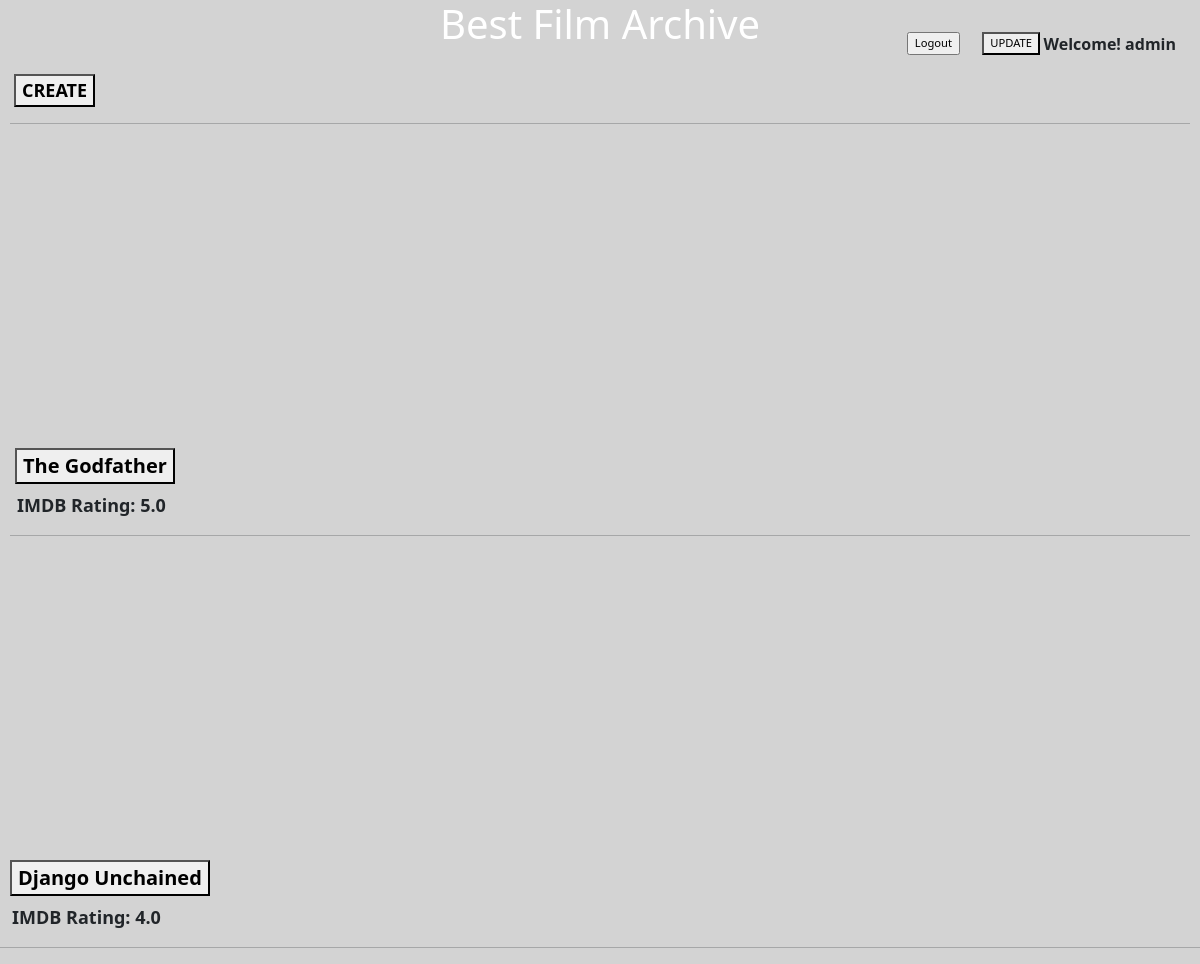
The app's page /movies/ (signed in) with its own data.
### accounts/models.py (models this page shows)
class User(AbstractUser):
    pass

### movies/models.py (models this page shows, shortened)
class Movie(models.Model):
    user = models.ForeignKey(settings.AUTH_USER_MODEL, on_delete=models.CASCADE)
    title = models.CharField(max_length=20)
    audience = models.IntegerField()
    release_date = models.DateField(auto_now_add=False)
    genre_Choice = (('Comedy','Comedy'),('Action','Action'),('Romance','Romance'),('Adventure','Adventure'),('Crime','Crime'),('War','War'),('Drama','Drama'),('Horror','Horror'),('Science Fiction ','Science Fiction '),('Musicals','Musicals'),('Historical','Historical'))
    genre = models.CharField(max_length=20, choices=genre_Choice)
    score = models.FloatField()
    poster_url = models.TextField()
    description = models.TextField()
    like_users = models.ManyToManyField(settings.AUTH_USER_MODEL, related_name='likes_movies')

### movies/views.py (the view)
# urls.py: path('', views.index, name='index'),
def index(request):
    movies = Movie.objects.all()
    context = {
        'movies': movies,
        'title': "Best Film Archive",
    }
    return render(request, 'movies/index.html', context)

### movies/templates/movies/index.html
{% extends 'base.html' %}
{% block content %}
<button class="mt-2" style="margin-left: 4px; text-decoration-line: none; color: black; font-weight: bold; font-size: 18px;" type="button" onclick = "location.href = '{% url 'movies:create' %}'">CREATE</button>
<hr>
<div style = "margin-left: 5px;">
{% for movie in movies  %}
<img src={{ movie.poster_url }} alt="" style = "height: 300px;" onclick = "location.href = '{% url 'movies:detail' movie.pk %}'" type="button"><br>
<button class="mt-2" type="button" onclick = "location.href = '{% url 'movies:detail' movie.pk %}'"><a style="font-weight: bold; font-size: 20px; color: black; text-decoration-line: none;">{{ movie.title }}</a></button>
<p  class="mt-2" style="font-weight: bold; margin-left: 2px; font-size: 18px;"> IMDB Rating: {{ movie.score }} </p>
</div>
<hr>
{% endfor %}
{% endblock content %}

### templates/base.html (shortened to what this page needs)
<!DOCTYPE html>
<html lang="en">
<head>
    <link href="https://cdn.jsdelivr.net/npm/bootstrap@5.2.0/dist/css/bootstrap.min.css" rel="stylesheet">
    <link rel="stylesheet" href="https://unpkg.com/98.css" />
</head>
<body>
    <div class="title-bar">
        <div class="title-bar-text" style = "text-align: center; color: white;">
          <div class="d-flex justify-content-center">
            <h1>{{ title }}</h1>
          </div>
        </div>
      </div>
        {% if request.user.is_authenticated %}
        <div style="right: 1.5rem; top: 2rem; position: fixed; font-size: 1rem; font-weight: bold;">
          Welcome! {{ user }}
        </div>
          <form action="{% url 'accounts:logout' %}" method="POST" style="right:15rem; top: 2rem; position: fixed; font-size: 0.7rem;">
            <input type="submit" value="Logout">
          </form>
          <button type="button" onclick = "location.href = '{% url 'accounts:update' %}'" style="color: black; text-decoration-line: none; right:10rem; top: 2rem; position: fixed; font-size: 0.7rem;">UPDATE</button>
        {% else %}
        <button type="button" onclick = "location.href = '{% url 'accounts:login' %}'" class = top style="right:15rem; top: 2rem; ">Login</button>
        <button type="button" onclick = "location.href = '{% url 'accounts:signup' %}'" class = top style="right:10rem; top: 2rem; ">Signup</button>
        {% endif %}
    <div style = "margin: 10px;">
    {% block content %}
    {% endblock content %}
</body>
</html>

### templates/base.html (style rules this page uses)
body { background-color: lightgrey; }

### records on screen
User: username "admin"
Movie: title "The Godfather", score "5.0"
Movie: title "Django Unchained", score "4.0"
